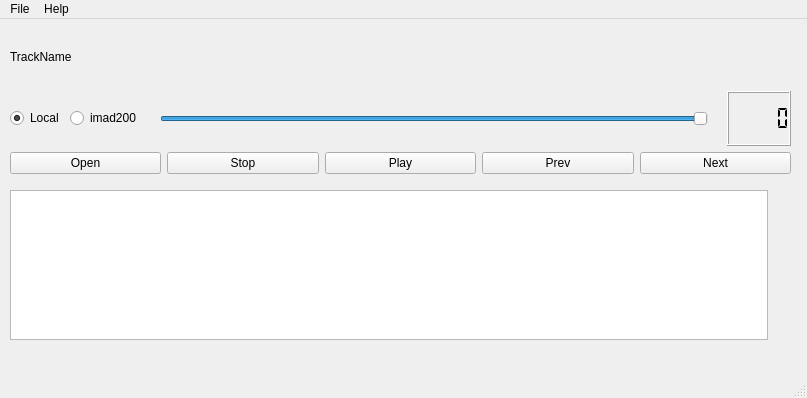
<?xml version="1.0" encoding="UTF-8"?>
<ui version="4.0">
 <class>MainWindow</class>
 <widget class="QMainWindow" name="MainWindow">
  <property name="geometry">
   <rect>
    <x>0</x>
    <y>0</y>
    <width>807</width>
    <height>398</height>
   </rect>
  </property>
  <property name="sizePolicy">
   <sizepolicy hsizetype="Fixed" vsizetype="Fixed">
    <horstretch>0</horstretch>
    <verstretch>0</verstretch>
   </sizepolicy>
  </property>
  <property name="windowTitle">
   <string>MainWindow</string>
  </property>
  <widget class="QWidget" name="centralwidget">
   <widget class="QWidget" name="verticalLayoutWidget_2">
    <property name="geometry">
     <rect>
      <x>10</x>
      <y>10</y>
      <width>781</width>
      <height>331</height>
     </rect>
    </property>
    <layout class="QVBoxLayout" name="verticalLayout_2">
     <item>
      <layout class="QVBoxLayout" name="verticalLayout">
       <item>
        <widget class="QLabel" name="TrackName">
         <property name="frameShadow">
          <enum>QFrame::Plain</enum>
         </property>
         <property name="text">
          <string>TrackName</string>
         </property>
         <property name="margin">
          <number>0</number>
         </property>
        </widget>
       </item>
       <item>
        <layout class="QHBoxLayout" name="horizontalLayout_2">
         <item>
          <widget class="QRadioButton" name="LocalButton">
           <property name="text">
            <string>Local</string>
           </property>
           <property name="checked">
            <bool>true</bool>
           </property>
           <attribute name="buttonGroup">
            <string notr="true">RadioBtnGroup</string>
           </attribute>
          </widget>
         </item>
         <item>
          <widget class="QRadioButton" name="RadioButton">
           <property name="text">
            <string>imad200</string>
           </property>
           <attribute name="buttonGroup">
            <string notr="true">RadioBtnGroup</string>
           </attribute>
          </widget>
         </item>
         <item>
          <widget class="QLabel" name="label">
           <property name="maximumSize">
            <size>
             <width>24</width>
             <height>24</height>
            </size>
           </property>
           <property name="text">
            <string/>
           </property>
           <property name="pixmap">
            <pixmap>resurse/minus.png</pixmap>
           </property>
           <property name="scaledContents">
            <bool>true</bool>
           </property>
          </widget>
         </item>
         <item>
          <widget class="QSlider" name="VolumeSlider">
           <property name="value">
            <number>99</number>
           </property>
           <property name="orientation">
            <enum>Qt::Horizontal</enum>
           </property>
          </widget>
         </item>
         <item>
          <widget class="QLabel" name="label_2">
           <property name="maximumSize">
            <size>
             <width>24</width>
             <height>24</height>
            </size>
           </property>
           <property name="text">
            <string/>
           </property>
           <property name="pixmap">
            <pixmap>resurse/plus.png</pixmap>
           </property>
           <property name="scaledContents">
            <bool>true</bool>
           </property>
          </widget>
         </item>
         <item>
          <widget class="QLCDNumber" name="TimeLabel">
           <property name="maximumSize">
            <size>
             <width>200</width>
             <height>16777215</height>
            </size>
           </property>
           <property name="segmentStyle">
            <enum>QLCDNumber::Flat</enum>
           </property>
          </widget>
         </item>
        </layout>
       </item>
       <item>
        <layout class="QHBoxLayout" name="horizontalLayout">
         <item>
          <widget class="QPushButton" name="OpenButton">
           <property name="text">
            <string>Open</string>
           </property>
           <property name="icon">
            <iconset>
             <normaloff>resurse/open.png</normaloff>resurse/open.png</iconset>
           </property>
          </widget>
         </item>
         <item>
          <widget class="QPushButton" name="StopButton">
           <property name="text">
            <string>Stop</string>
           </property>
           <property name="icon">
            <iconset>
             <normaloff>resurse/stop.png</normaloff>resurse/stop.png</iconset>
           </property>
          </widget>
         </item>
         <item>
          <widget class="QPushButton" name="PlayButton">
           <property name="text">
            <string>Play</string>
           </property>
           <property name="icon">
            <iconset>
             <normaloff>resurse/play.png</normaloff>resurse/play.png</iconset>
           </property>
          </widget>
         </item>
         <item>
          <widget class="QPushButton" name="PrevButton">
           <property name="text">
            <string>Prev</string>
           </property>
           <property name="icon">
            <iconset>
             <normaloff>resurse/prev.png</normaloff>resurse/prev.png</iconset>
           </property>
          </widget>
         </item>
         <item>
          <widget class="QPushButton" name="NextButton">
           <property name="text">
            <string>Next</string>
           </property>
           <property name="icon">
            <iconset>
             <normaloff>resurse/next.png</normaloff>resurse/next.png</iconset>
           </property>
          </widget>
         </item>
        </layout>
       </item>
      </layout>
     </item>
     <item>
      <spacer name="verticalSpacer">
       <property name="orientation">
        <enum>Qt::Vertical</enum>
       </property>
       <property name="sizeType">
        <enum>QSizePolicy::Fixed</enum>
       </property>
       <property name="sizeHint" stdset="0">
        <size>
         <width>10</width>
         <height>10</height>
        </size>
       </property>
      </spacer>
     </item>
     <item>
      <layout class="QHBoxLayout" name="horizontalLayout_3">
       <item>
        <widget class="QListWidget" name="PlayList">
         <property name="sizePolicy">
          <sizepolicy hsizetype="Expanding" vsizetype="Preferred">
           <horstretch>50</horstretch>
           <verstretch>50</verstretch>
          </sizepolicy>
         </property>
        </widget>
       </item>
       <item>
        <spacer name="horizontalSpacer">
         <property name="orientation">
          <enum>Qt::Horizontal</enum>
         </property>
         <property name="sizeType">
          <enum>QSizePolicy::Fixed</enum>
         </property>
         <property name="sizeHint" stdset="0">
          <size>
           <width>10</width>
           <height>10</height>
          </size>
         </property>
        </spacer>
       </item>
       <item>
        <widget class="QLabel" name="ImageLabel">
         <property name="sizePolicy">
          <sizepolicy hsizetype="Fixed" vsizetype="Fixed">
           <horstretch>0</horstretch>
           <verstretch>0</verstretch>
          </sizepolicy>
         </property>
         <property name="maximumSize">
          <size>
           <width>150</width>
           <height>150</height>
          </size>
         </property>
         <property name="text">
          <string/>
         </property>
         <property name="pixmap">
          <pixmap>resurse/no-image.jpg</pixmap>
         </property>
         <property name="scaledContents">
          <bool>true</bool>
         </property>
        </widget>
       </item>
      </layout>
     </item>
     <item>
      <widget class="QLabel" name="Errorlabel">
       <property name="sizePolicy">
        <sizepolicy hsizetype="Preferred" vsizetype="Fixed">
         <horstretch>0</horstretch>
         <verstretch>0</verstretch>
        </sizepolicy>
       </property>
       <property name="text">
        <string> </string>
       </property>
      </widget>
     </item>
    </layout>
   </widget>
  </widget>
  <widget class="QMenuBar" name="menubar">
   <property name="geometry">
    <rect>
     <x>0</x>
     <y>0</y>
     <width>807</width>
     <height>27</height>
    </rect>
   </property>
   <widget class="QMenu" name="menuhelp">
    <property name="title">
     <string>Help</string>
    </property>
    <addaction name="separator"/>
   </widget>
   <widget class="QMenu" name="menuFile">
    <property name="title">
     <string>File</string>
    </property>
   </widget>
   <addaction name="menuFile"/>
   <addaction name="menuhelp"/>
  </widget>
  <widget class="QStatusBar" name="statusbar"/>
 </widget>
 <resources/>
 <connections/>
 <buttongroups>
  <buttongroup name="RadioBtnGroup"/>
 </buttongroups>
</ui>
